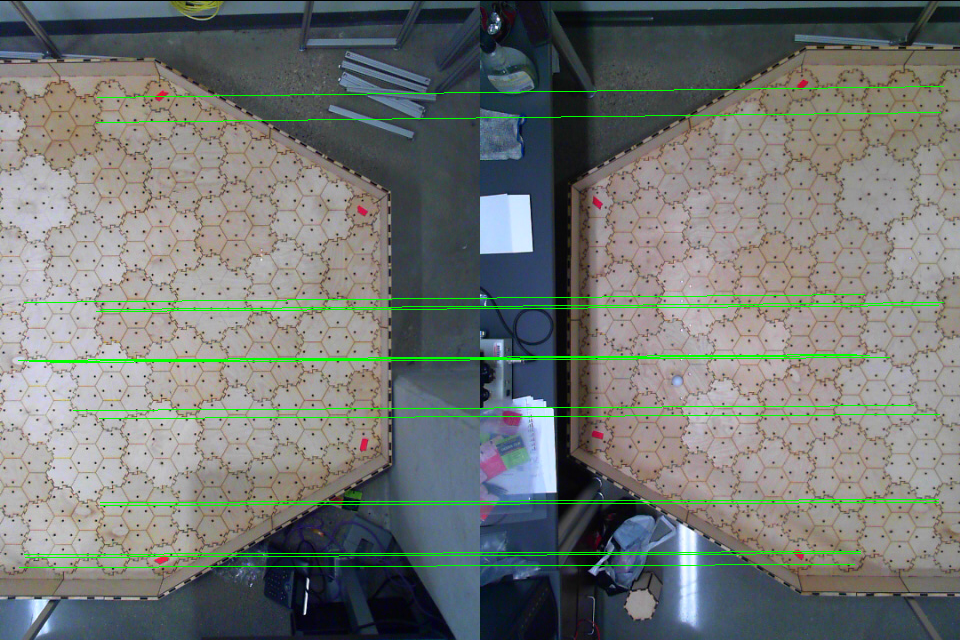
#> input picture imgs/Keypoint_Matches.png, 960 x 640 px
$ python -i panorama.py   (imports and definitions only)
#> lines starting #> are read from the running program, lines starting #| are printed output that depends on the picture
# import the necessary packages
import numpy as np
import imutils
import cv2

class Stitcher:
    def __init__(self):
        # determine if we are using OpenCV v3.X and initialize the
        # cached homography matrix
        self.isv3 = imutils.is_cv3()
        self.cachedH = None
        self.isCal = False
        self.M = None
        self.kpsA = None
        self.kpsB = None

    def stitch(self, images, ratio=0.75, reprojThresh=4.0,showMatches=False):
        # unpack the images
        (imageB, imageA) = images

        # if the cached homography matrix is None, then we need to
        # apply keypoint matching to construct it
        if self.cachedH is None or self.isCal == False:
            # detect keypoints and extract
            (kpsA, featuresA) = self.detectAndDescribe(imageA)
            (kpsB, featuresB) = self.detectAndDescribe(imageB)

            # match features between the two images
            M = self.matchKeypoints(kpsA, kpsB,
                featuresA, featuresB, ratio, reprojThresh)

            # if the match is None, then there aren't enough matched
            # keypoints to create a panorama
            if M is None:
                return None

            # cache the homography matrix
            self.cachedH = M[1]
            self.M = M
            self.kpsA = kpsA
            self.kpsB = kpsB

        # apply a perspective transform to stitch the images together
        # using the cached homography matrix
        result = cv2.warpPerspective(imageA, self.cachedH,
            (imageA.shape[1] + imageB.shape[1], imageA.shape[0]))
        newimageA = result.copy()
        result[0:imageB.shape[0], 0:imageB.shape[1]] = imageB

        # check to see if the keypoint matches should be visualized
        if showMatches:
            vis = self.drawMatches(imageA, imageB, self.kpsA, self.kpsB, self.M[0],
                self.M[2])

            # return a tuple of the stitched image and the
            # visualization
            return [result, vis]

        else:
            if self.isCal == False:
                return [result]

        # return the stitched image
        return [result,newimageA]

    # [79 lines left out: functions detectAndDescribe, matchKeypoints, drawMatches, not called in this run]

>>> import cv2
>>> picture = cv2.imread('../../imgs/Keypoint_Matches.png', cv2.IMREAD_GRAYSCALE)
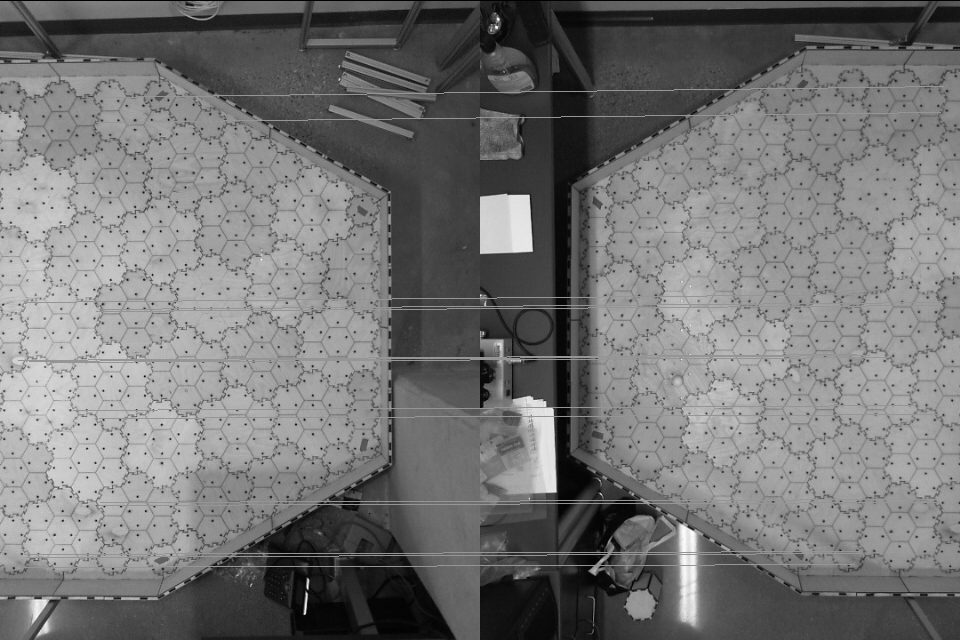
#> picture: shape (640, 960); min 0, max 254, mean 116.4
>>> result = Stitcher().stitch(picture)
#> (the run stopped early here; a loop or call above may not have finished)

$ run again, on imgs/Left_Frame.png
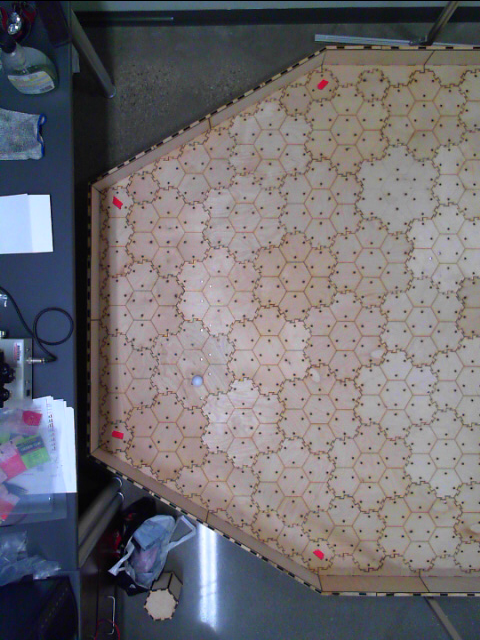
#> input picture imgs/Left_Frame.png, 480 x 640 px
#> `picture = cv2.imread('../../imgs/Keypoint_Matches.png', cv2.IMREAD_GRA..`:
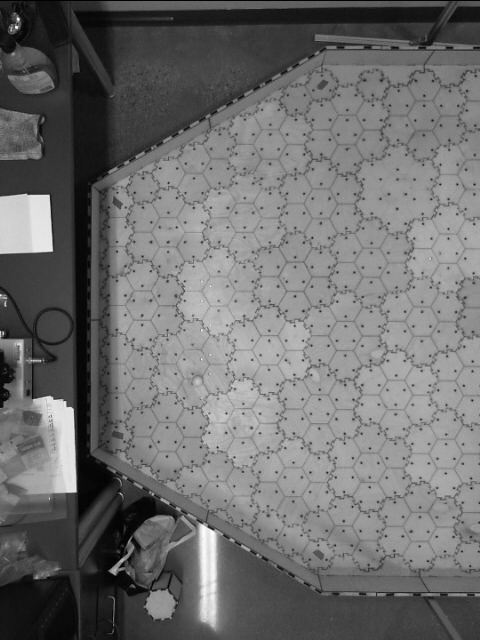
#> picture: shape (640, 480); min 0, max 253, mean 110.3

$ run again, on imgs/Right_Frame.png
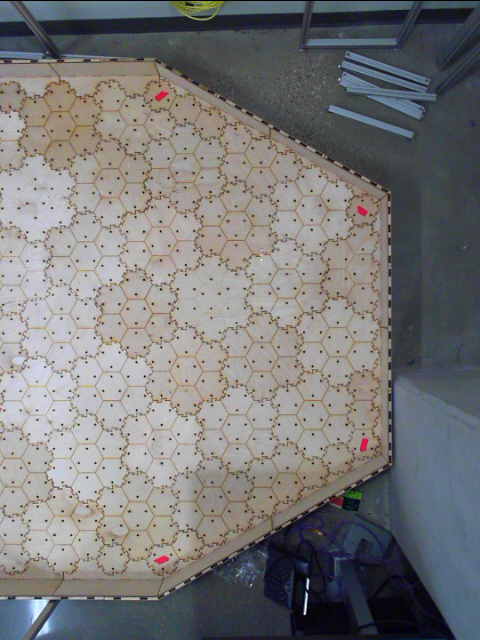
#> input picture imgs/Right_Frame.png, 480 x 640 px
#> `picture = cv2.imread('../../imgs/Keypoint_Matches.png', cv2.IMREAD_GRA..`:
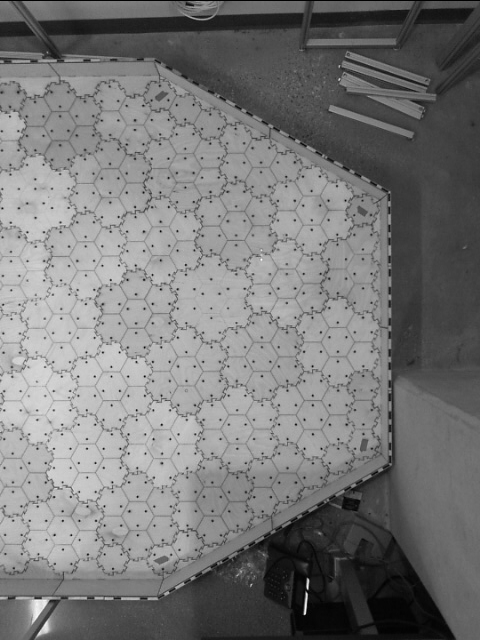
#> picture: shape (640, 480); min 0, max 254, mean 120.4
